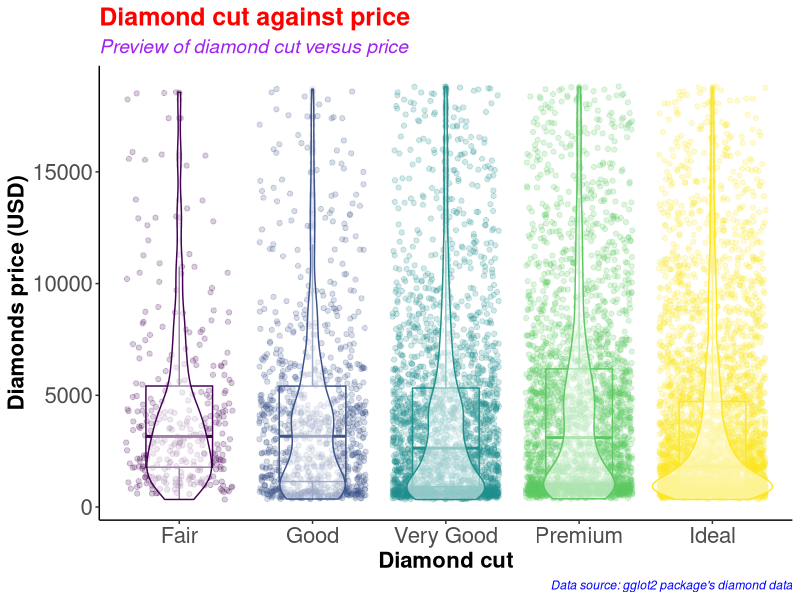
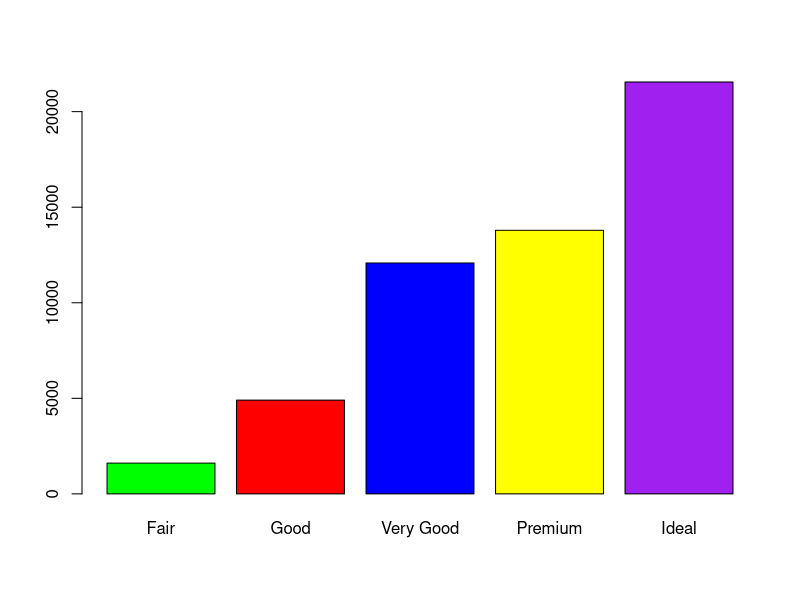
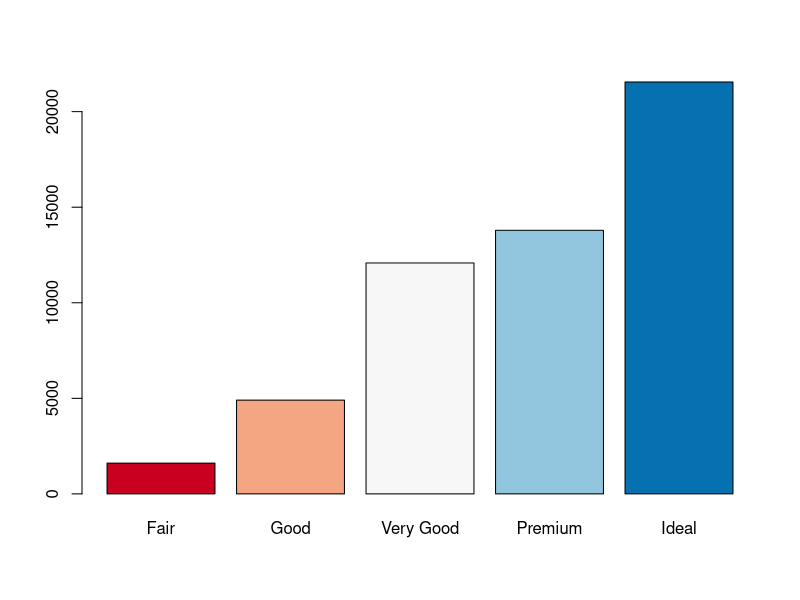
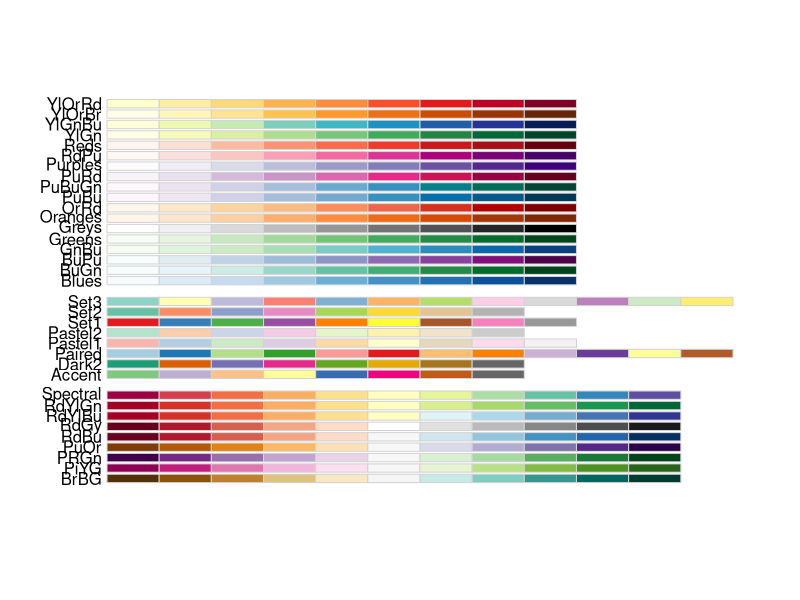
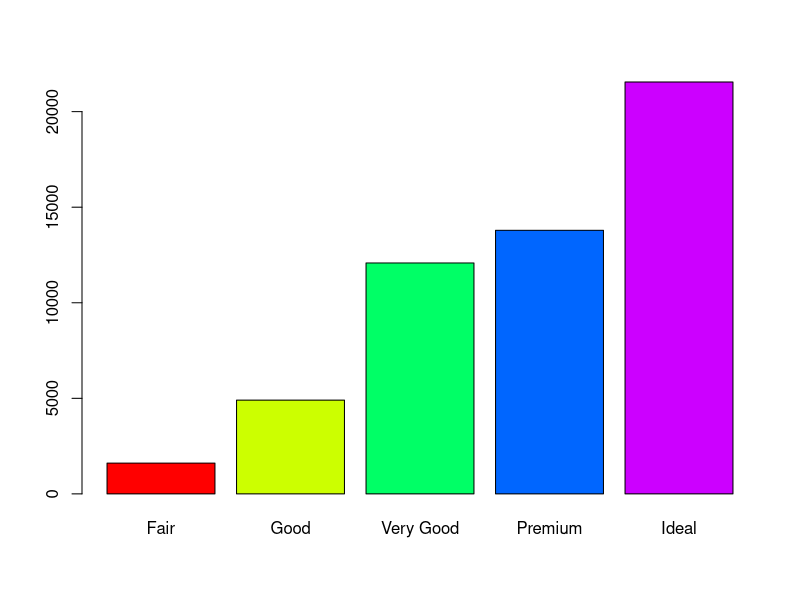
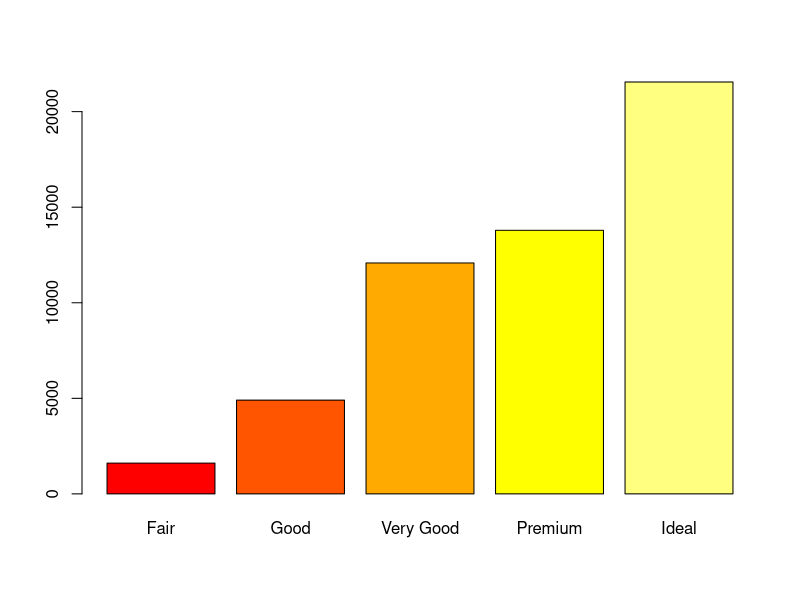
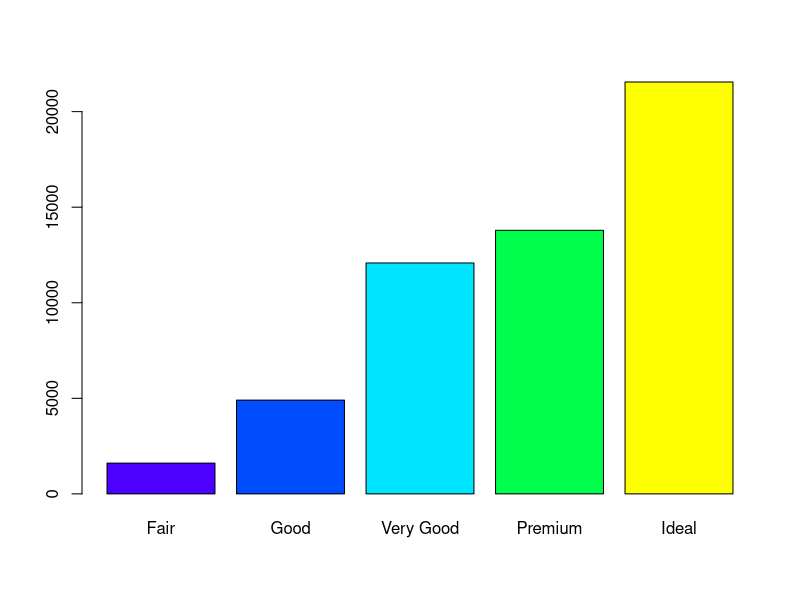
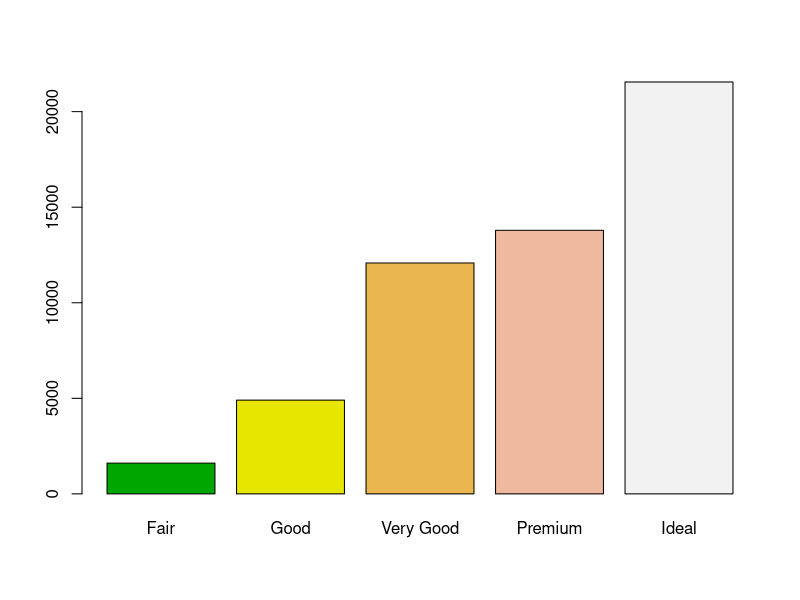

Generate these figures, in order, with R:
#########################################
# Name: Wyclife Agumba Oluoch           #   
# E-mail: wyclifeoluoch@gmail.com       #
# GitHub: https://github.com/Wycology   #
# Task: Boxplot and violin plots in one #
# Date: 4th Jan 2021                    #
# Last edited: 10th Aug 2021            #
#########################################

# Loading the necessary libraries for the project

base::library(tidyverse) # This is for data wrangling and plotting.
base::library(RColorBrewer) # This is for generating color pallets for the plots.

diamonds_df <- diamonds # Saving the diamonds data-set to a new object in R.

utils::head(diamonds) # Checking the variables in the data-set for subsequent analyses
base::nrow(diamonds) # Checking for the number of rows in the data. 53940 observations
base::ncol(diamonds) # Checking the number of variables in the data-set. 10 variables

diamonds_df %>% # Picking the diamonds data, and then
  dplyr::slice_sample(n = 0.2*(nrow(diamonds))) %>% # Picking a portion of the data-set
  ggplot2::ggplot(ggplot2::aes(x = cut, y = price, color = cut)) + # Adding the mapping variables
  ggplot2::geom_point(position = "jitter", alpha = 0.2) + # Adding jitter and alpha
  ggplot2::geom_boxplot(alpha = 0.1, width = 0.5) + # Modifying dimensions of the boxplot 
  ggplot2::geom_violin(alpha = 0.5) + # Adding violin plot on top of the box and jitter
  ggplot2::theme_classic() + # Adding my preferred theme for publication.
  ggplot2::theme(legend.position = "none") + # Removing the legend; it is on the x-axis
  ggplot2::labs(x = "Diamond cut", # Labels the x-axis.
       y = "Diamonds price (USD)", # Labeling the y-axis
       title = "Diamond cut against price", # Setting tibble of the plot
       subtitle = "Preview of diamond cut versus price", # Descriptive title beneath TITLE
       caption = "Data source: gglot2 package's diamond data") +
  ggplot2::theme(axis.text = ggplot2::element_text(size=16), # Size of labels on tick-marks
        axis.title = ggplot2::element_text(size=16,face="bold")) + # Size of axis labels
  ggplot2::theme(plot.title = ggplot2::element_text(color = 'red', size = 18, face = 'bold'),
        plot.subtitle = ggplot2::element_text(color = 'purple', size = 14, face = 'italic'),
        plot.caption = ggplot2::element_text(color = 'blue', face = 'italic'))

diamonds %>% # Picking the diamonds data, and then
  dplyr::filter(cut == 'Very Good') %>% # Picking the very good cut 
  base::nrow() # counting the number of rows with very good cut

diamonds %>% 
  dplyr::select(cut) %>% 
  base::table() %>% 
  graphics::barplot(col = c('green', 'red', 'blue', 'yellow', 'purple'))

# Instead of specifying the colors, we can simply use the color brewer panel 

diamonds %>% 
  dplyr::select(cut) %>% 
  base::table() %>% 
  graphics::barplot(col = RColorBrewer::brewer.pal(n = 5, name = "RdBu"))
# To display more brewer colors options to use, run the following function:

RColorBrewer::display.brewer.all()

# Can also use rainbow colors

diamonds %>% 
  select(cut) %>% 
  table() %>% 
  barplot(col = rainbow(5))

# Can also use heat.colors
diamonds %>% 
  select(cut) %>% 
  table() %>% 
  barplot(col = heat.colors(5))

# Can also use topographic colors

diamonds %>% 
  select(cut) %>% 
  table() %>% 
  barplot(col = topo.colors(5))

# Can also use terrain colors for the plot
diamonds %>% 
  select(cut) %>% 
  table() %>% 
  barplot(col = terrain.colors(5))

# Can also use cm.colors
diamonds %>% 
  select(cut) %>% 
  table() %>% 
  barplot(col = cm.colors(5)) 

# That is awesome. Good for the day.
